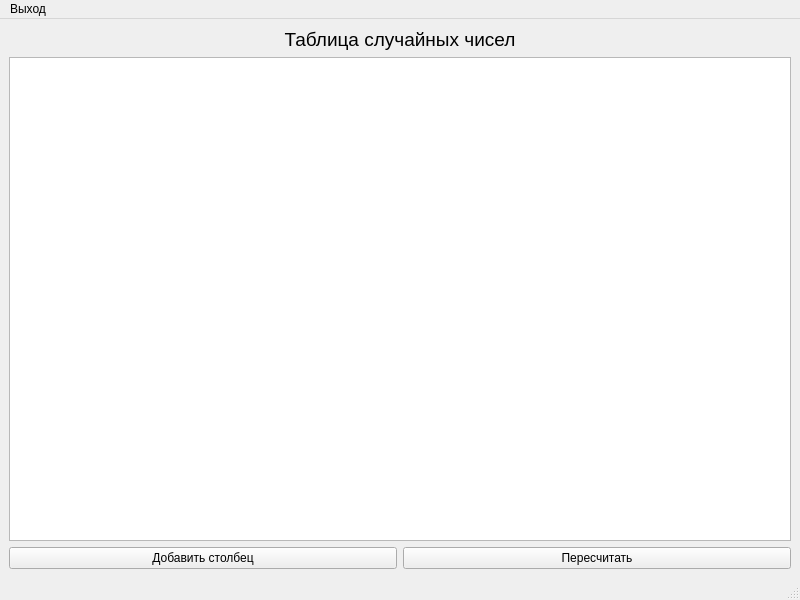
<?xml version="1.0" encoding="UTF-8"?>
<ui version="4.0">
 <class>MainWindow</class>
 <widget class="QMainWindow" name="MainWindow">
  <property name="geometry">
   <rect>
    <x>0</x>
    <y>0</y>
    <width>800</width>
    <height>600</height>
   </rect>
  </property>
  <property name="windowTitle">
   <string>MainWindow</string>
  </property>
  <widget class="QWidget" name="centralwidget">
   <layout class="QVBoxLayout" name="verticalLayout">
    <item>
     <widget class="QLabel" name="label_2">
      <property name="font">
       <font>
        <pointsize>14</pointsize>
       </font>
      </property>
      <property name="styleSheet">
       <string notr="true"/>
      </property>
      <property name="text">
       <string>Таблица случайных чисел</string>
      </property>
      <property name="alignment">
       <set>Qt::AlignCenter</set>
      </property>
     </widget>
    </item>
    <item>
     <widget class="QTableView" name="tableView"/>
    </item>
    <item>
     <layout class="QHBoxLayout" name="horizontalLayout">
      <item>
       <widget class="QPushButton" name="add_column_btn">
        <property name="text">
         <string>Добавить столбец</string>
        </property>
       </widget>
      </item>
      <item>
       <widget class="QPushButton" name="calc_btn">
        <property name="text">
         <string>Пересчитать</string>
        </property>
       </widget>
      </item>
     </layout>
    </item>
   </layout>
  </widget>
  <widget class="QMenuBar" name="menubar">
   <property name="geometry">
    <rect>
     <x>0</x>
     <y>0</y>
     <width>800</width>
     <height>22</height>
    </rect>
   </property>
   <widget class="QMenu" name="exit_pbtn">
    <property name="title">
     <string>Выход</string>
    </property>
   </widget>
   <addaction name="exit_pbtn"/>
  </widget>
  <widget class="QStatusBar" name="statusbar"/>
 </widget>
 <resources/>
 <connections/>
</ui>
